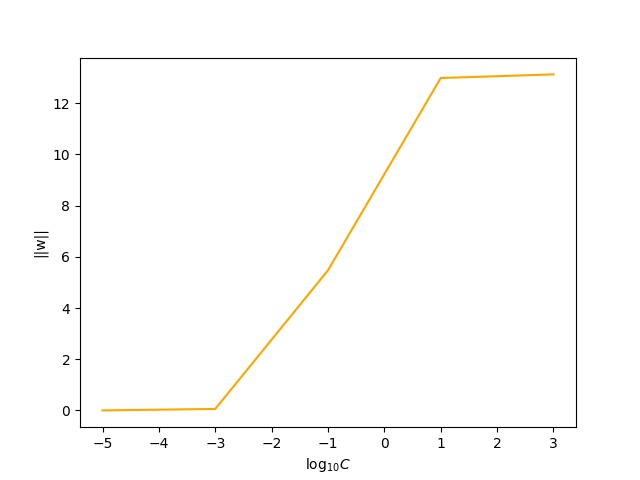

Write the Python code that produced this figure.
from sklearn import svm
import numpy as np
import matplotlib.pyplot as plt
import matplotlib
matplotlib.use('Agg')
import math

target_number = 0


# convert data
f = open('features.train', 'r')
lines = f.readlines()

# if y is target_number, y = 1, else -1
all_data = np.array([ [ int(line.split()[0][0]), *map(float, line.split()[1:]) ] for line in lines ])
train_y = np.where(all_data[:,0] == target_number, 1, -1)
train_x = all_data[:,1:]
f.close()

f = open('features.test', 'r')
lines = f.readlines()
test_data = np.array([ [ int(line.split()[0][0]), *map(float, line.split()[1:]) ] for line in lines ])
test_y = np.where(test_data[:,0] == target_number, 1, -1)
test_x = test_data[:,1:]


# print(train_y, train_x)
# print(f'{len(train_y)}, {len(train_x)}')
# print(train_y, train_x)
C_list = [-5, -3, -1, 1, 3]
all_w = []
for C in C_list:
    classifier = svm.SVC(kernel = 'linear', C = 10 ** C, shrinking = False)
    classifier.fit(train_x, train_y)
    print(f'*************** C is {C} ****************')
    print(f'support vectors are: {classifier.support_vectors_}\ncoefficients are: {classifier.dual_coef_}\nsupport vectors\'s indices are {classifier.support_}\n')
    result = classifier.predict(test_x)
    error_array = np.not_equal(result, test_y)
    Eout = np.sum(error_array) / len(error_array)
    w = classifier.coef_
    print(f'Eout is {Eout}')
    print(f'b is: {classifier.intercept_}, w is {w}')
    all_w.append(np.linalg.norm(w))

plt.plot(C_list, all_w, color = 'orange')
plt.xlabel('$\log_{10} C$')
plt.ylabel('||w||')
plt.savefig('11.jpg')
f.close()
